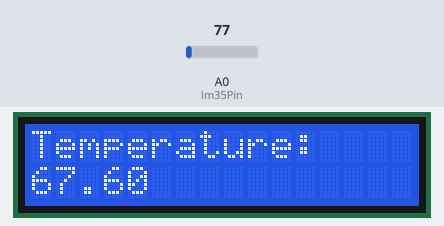
The sketch below on a simulated ESP8266 (NodeMCU). On the bench: 16×2 character LCD. The test bench sets the inputs (shaded band); at power-on: A0 (lm35Pin) = 77. WiFi joins after 1.5 s; servers stay silent unless stated; uploads are accepted with an empty reply; what the sketch prints to the serial monitor is not drawn.

Above: at 3.7 s.
3.8 s: A0 (lm35Pin) set to 92
At 9.2 s:
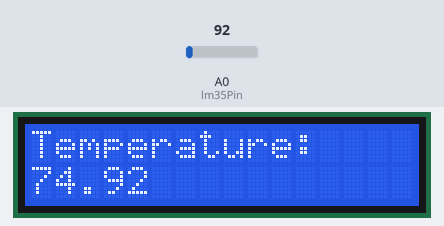
9.6 s: A0 (lm35Pin) set to 107
At 14.0 s:
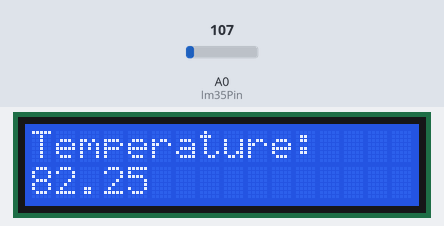
15.4 s: A0 (lm35Pin) set to 130
At 18.7 s:
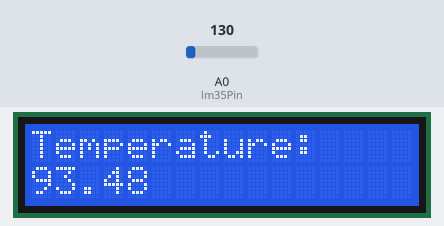
Timing chart, 0 to 20.2 s (numbered marks = the images above; inputs shaded):
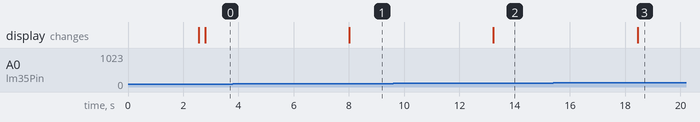

Measured:
- after the input at 3.8 s, the display: changes after 4.2 s (image 1)
- after the input at 9.6 s, the display: changes after 3.6 s (image 2)
- after the input at 15.4 s, the display: changes after 3.1 s (image 3)

The sketch:

esp8266.ino
```cpp
#include <ESP8266WiFi.h>
#include <Wire.h>
#include <LiquidCrystal_I2C.h>
#include <WiFiClient.h>
#include <ESP8266WebServer.h>
#include <ESP8266HTTPClient.h>

//Các biến thông tin để kết nối và gửi dữ liệu
const char* ssid = "Nha 17E 2.4G";
const char* password = "0389349639";
const char* serverAddress = "http://vuav.loca.lt/demo/postdemo.php";

WiFiClient client;

// Khai báo biến cho màn hình LCD I2C
const int lcdColumns = 16;  // Số cột màn hình LCD I2C
const int lcdRows = 2;      // Số dòng màn hình LCD I2C
LiquidCrystal_I2C lcd(0x27, lcdColumns, lcdRows);

void setup() {
  delay(1000);
  Serial.begin(115200);
  //kết nối đến wifi
  WiFi.mode(WIFI_STA);
  WiFi.begin(ssid, password);

  Serial.println("Connecting to WiFi...");
  while (WiFi.status() != WL_CONNECTED) {
    delay(500);
    Serial.print(".");
  }

  Serial.println("Connected to WiFi");

  // Khởi tạo màn hình LCD I2C
  lcd.init();
  lcd.backlight();
  lcd.clear();
}

void loop() {
  HTTPClient http;

  //tính toán nhiệt độ đo được từ lm35
  int lm35Pin = A0;
  float voltage, temperature;
  int sensorValue = analogRead(lm35Pin);
  voltage = (sensorValue / 1024.0) * 5000;
  temperature = (voltage + 300) / 10.0;

  String postData = "temperature=" + String(temperature);

  //sử dụng http post để gửi nhiệt độ đo được lên máy chủ
  http.begin(client, serverAddress);
  http.addHeader("Content-Type", "application/x-www-form-urlencoded");

  int httpCode = http.POST(postData);
  String response = http.getString();

  //hiển thị các thông tin phản hồi lên màn hình debug
  Serial.println("HTTP Code: " + String(httpCode));
  Serial.println("Server Response: " + response);

  http.end();

  // Hiển thị nhiệt độ lên màn hình LCD I2C
  lcd.clear();
  lcd.setCursor(0, 0);
  lcd.print("Temperature:");
  lcd.setCursor(0, 1);
  lcd.print(temperature, 2);  // Hiển thị nhiệt độ với 2 chữ số thập phân

  delay(5000);  // Gửi dữ liệu mỗi 5 giây
}
```
